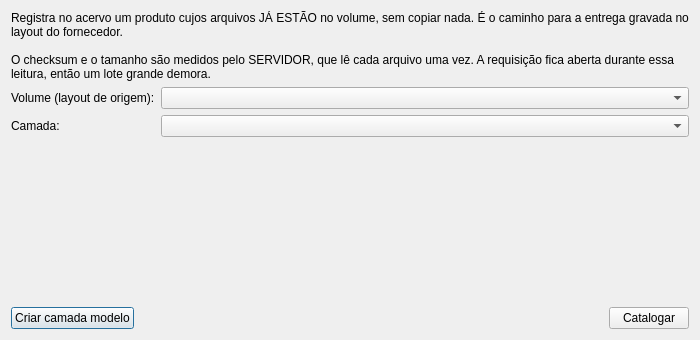
<?xml version="1.0" encoding="UTF-8"?>
<!-- Path: gui\catalogar_volume\catalogar_volume_dialog.ui -->
<ui version="4.0">
 <class>CatalogarVolumeDialog</class>
 <widget class="QDialog" name="CatalogarVolumeDialog">
  <property name="geometry">
   <rect>
    <x>0</x>
    <y>0</y>
    <width>700</width>
    <height>340</height>
   </rect>
  </property>
  <property name="windowTitle">
   <string>Catalogar produtos já no volume</string>
  </property>
  <layout class="QVBoxLayout" name="verticalLayout">
   <item>
    <widget class="QLabel" name="infoLabel">
     <property name="text">
      <string>Registra no acervo um produto cujos arquivos JÁ ESTÃO no volume, sem copiar nada. É o caminho para a entrega gravada no layout do fornecedor.

O checksum e o tamanho são medidos pelo SERVIDOR, que lê cada arquivo uma vez. A requisição fica aberta durante essa leitura, então um lote grande demora.</string>
     </property>
     <property name="wordWrap">
      <bool>true</bool>
     </property>
    </widget>
   </item>
   <item>
    <layout class="QFormLayout" name="formLayout">
     <item row="0" column="0">
      <widget class="QLabel" name="volumeLabel">
       <property name="text">
        <string>Volume (layout de origem):</string>
       </property>
      </widget>
     </item>
     <item row="0" column="1">
      <widget class="QComboBox" name="volumeComboBox">
       <property name="toolTip">
        <string>Só volumes marcados como layout de origem aparecem aqui: o servidor recusa os demais.</string>
       </property>
      </widget>
     </item>
     <item row="1" column="0">
      <widget class="QLabel" name="layerLabel">
       <property name="text">
        <string>Camada:</string>
       </property>
      </widget>
     </item>
     <item row="1" column="1">
      <widget class="QComboBox" name="layerComboBox"/>
     </item>
    </layout>
   </item>
   <item>
    <widget class="QLabel" name="statusLabel">
     <property name="text">
      <string/>
     </property>
     <property name="wordWrap">
      <bool>true</bool>
     </property>
    </widget>
   </item>
   <item>
    <spacer name="verticalSpacer">
     <property name="orientation">
      <enum>Qt::Vertical</enum>
     </property>
     <property name="sizeHint" stdset="0">
      <size>
       <width>20</width>
       <height>40</height>
      </size>
     </property>
    </spacer>
   </item>
   <item>
    <layout class="QHBoxLayout" name="botoesLayout">
     <item>
      <widget class="QPushButton" name="createModelLayerButton">
       <property name="text">
        <string>Criar camada modelo</string>
       </property>
      </widget>
     </item>
     <item>
      <spacer name="horizontalSpacer">
       <property name="orientation">
        <enum>Qt::Horizontal</enum>
       </property>
       <property name="sizeHint" stdset="0">
        <size>
         <width>40</width>
         <height>20</height>
        </size>
       </property>
      </spacer>
     </item>
     <item>
      <widget class="QPushButton" name="catalogarButton">
       <property name="text">
        <string>Catalogar</string>
       </property>
      </widget>
     </item>
    </layout>
   </item>
  </layout>
 </widget>
 <resources/>
 <connections/>
</ui>
